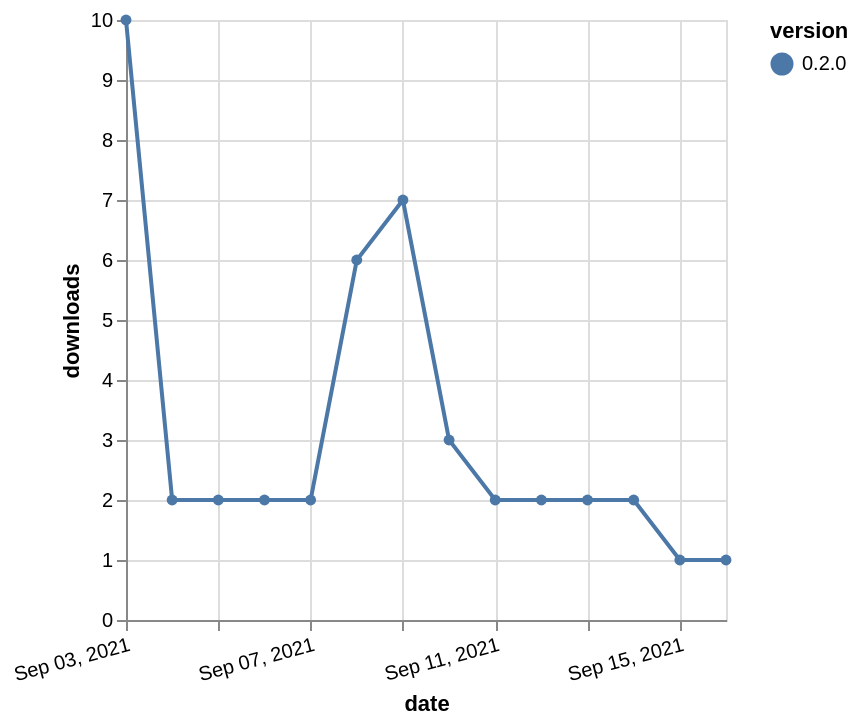

Write the Vega-Lite specification saved for this chart.
### Vega-Lite specification from a JSON file in a GitHub repository (floating-point values rounded to 4 significant figures)
{"$schema": "https://vega.github.io/schema/vega-lite/v5.json", "description": "A simple bar chart with embedded data.", "data": {"values": [{"date": "2021-09-03", "total": 128, "delta": 10, "version": "0.2.0"}, {"date": "2021-09-04", "total": 130, "delta": 2, "version": "0.2.0"}, {"date": "2021-09-05", "total": 132, "delta": 2, "version": "0.2.0"}, {"date": "2021-09-06", "total": 134, "delta": 2, "version": "0.2.0"}, {"date": "2021-09-07", "total": 136, "delta": 2, "version": "0.2.0"}, {"date": "2021-09-08", "total": 142, "delta": 6, "version": "0.2.0"}, {"date": "2021-09-09", "total": 149, "delta": 7, "version": "0.2.0"}, {"date": "2021-09-10", "total": 152, "delta": 3, "version": "0.2.0"}, {"date": "2021-09-11", "total": 154, "delta": 2, "version": "0.2.0"}, {"date": "2021-09-12", "total": 156, "delta": 2, "version": "0.2.0"}, {"date": "2021-09-13", "total": 158, "delta": 2, "version": "0.2.0"}, {"date": "2021-09-14", "total": 160, "delta": 2, "version": "0.2.0"}, {"date": "2021-09-15", "total": 161, "delta": 1, "version": "0.2.0"}, {"date": "2021-09-16", "total": 162, "delta": 1, "version": "0.2.0"}]}, "width": "container", "mark": {"type": "line", "point": {"filled": true}}, "encoding": {"x": {"field": "date", "type": "temporal", "timeUnit": "yearmonthdate", "title": "date", "axis": {"labelAngle": -15}}, "y": {"field": "delta", "type": "quantitative", "title": "downloads"}, "color": {"field": "version", "type": "nominal"}, "tooltip": {"field": "delta"}}}
